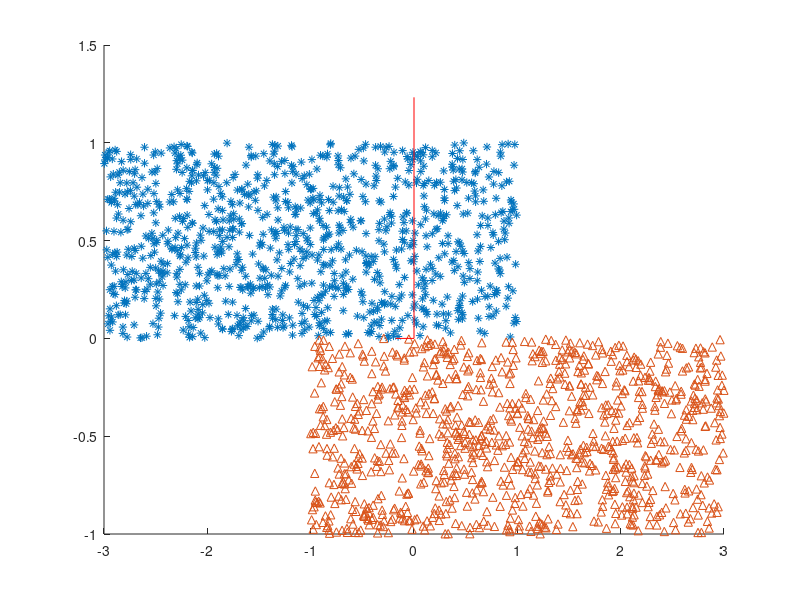
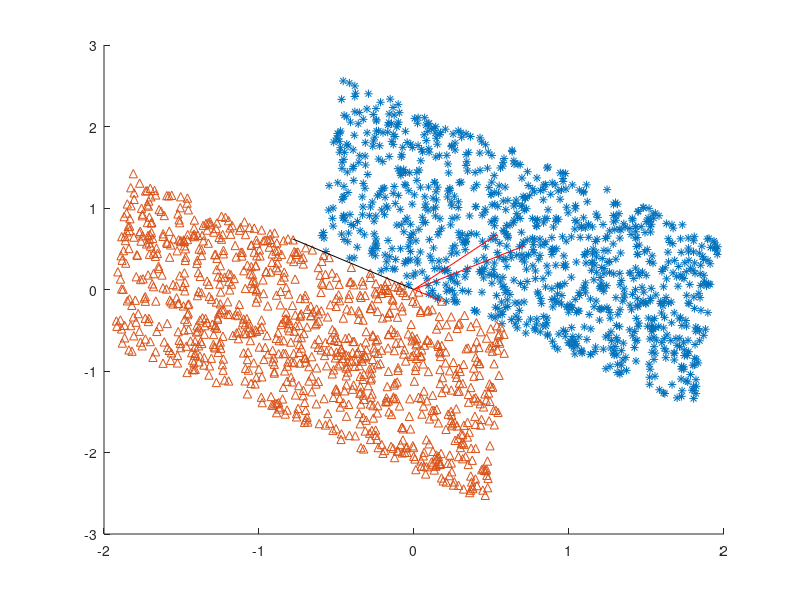

Here is the MATLAB script that generated these plots, in order:
function[w]=test_linear_regression()
N = 1000;
pos = [rand(N, 1)*4-3, rand(N, 1)];
neg = [rand(N, 1)*4-1, -rand(N, 1)];
X = [pos; neg];
y = [ones(N,1); -ones(N, 1)];

exx = (1/N/2) * X'*X;
exy = (1/N/2) * X'*y;
invEXX = inv(exx);
w = invEXX * exy;

figure(1);
scatter(X(1:N, 1), X(1:N, 2), '*');
hold on;
scatter(X(N+1:end, 1), X(N+1:end, 2), '^');
hold on;
plot([0, w(1)], [0, 0], 'r') 
plot([0, 0], [0, w(2)], 'r') 
hold off;

% exx = U*S*V' (U==V)
% S = U'*exx*V
% nX = X*U*S^-0.5
% nX'*nX = S^-0.5*U'*X'*X*U*S^0.5 = S^-0.5*U' * U*S*U' * U*S^-0.5 = I
[U, S, V] = svd(exx);
T = U*(S^-0.5);
nX = X*T;
nEXX = (1/N/2) * nX'*nX;
nEXY = (1/N/2) * nX' * y;
nw = inv(nEXX) * nEXY;
w01 = [1, 0]*T - [-1, 0]*T;
w01 = w01 ./ sqrt(w01*w01');
pnw = (w01 * nw) * w01';
dnw = nw - pnw;

figure(2);
scatter(nX(1:N, 1), nX(1:N, 2), '*');
hold on;
scatter(nX(N+1:end, 1), nX(N+1:end, 2), '^');
hold on;
plotpoint(w01, 'k');
plotpoint(nw, 'r');
plotpoint(pnw, 'r');
plotpoint(dnw, 'r');
hold off;

function[] = plotpoint(x, fmt)
plot([0, x(1)], [0, x(2)], fmt);
